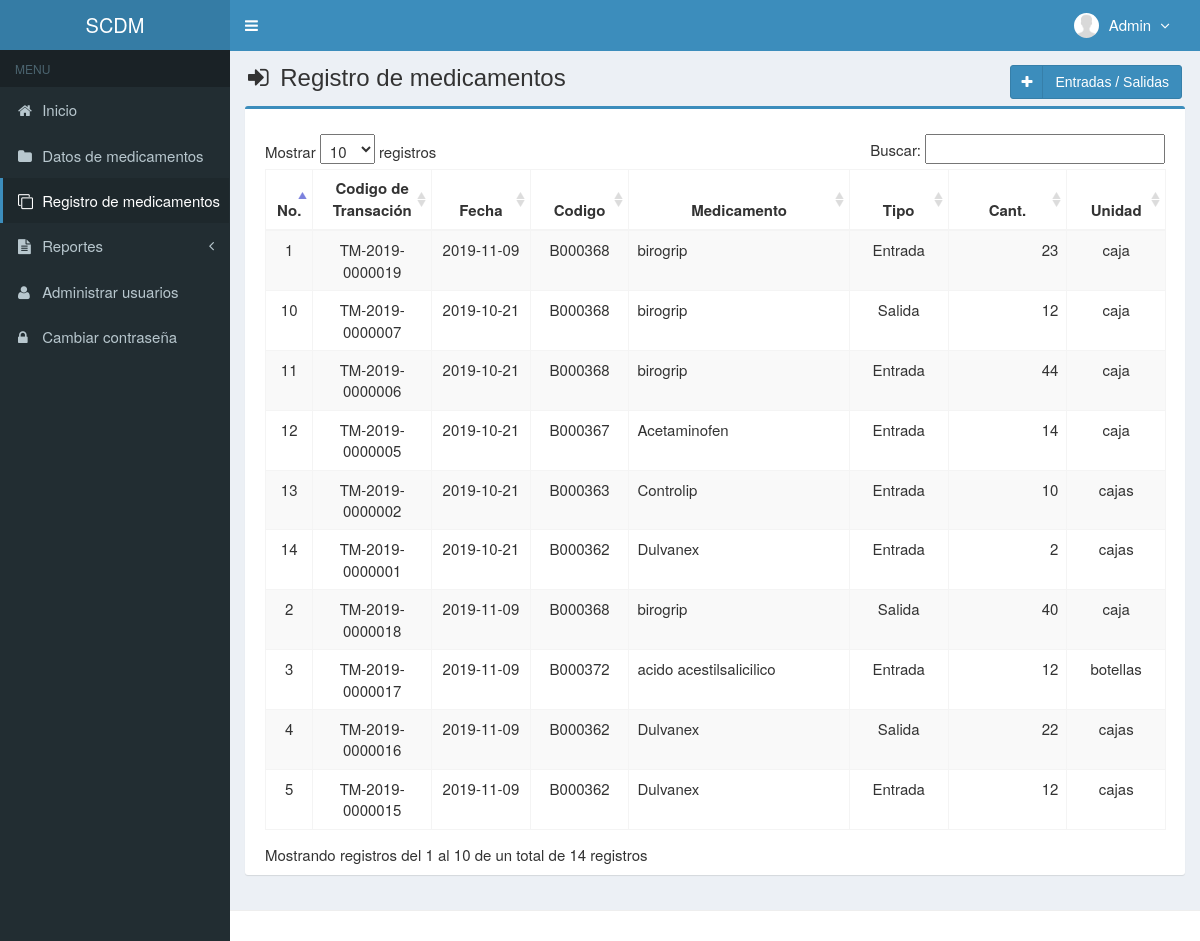
The app's page /main.php?module=transaccion (signed in) with its own data.
### tables this page shows
CREATE TABLE `usuarios` (
  `id_user` int(3) NOT NULL,
  `username` varchar(50) NOT NULL,
  `name_user` varchar(50) NOT NULL,
  `password` varchar(50) NOT NULL,
  `email` varchar(50) DEFAULT NULL,
  `telefono` varchar(13) DEFAULT NULL,
  `foto` varchar(100) DEFAULT NULL,
  `permisos_acceso` enum('Super Admin','Gerente','Almacen') NOT NULL,
  `status` enum('activo','bloqueado') NOT NULL DEFAULT 'activo',
  `created_at` timestamp NOT NULL DEFAULT current_timestamp(),
  `updated_at` timestamp NOT NULL DEFAULT current_timestamp() ON UPDATE current_timestamp()
);

CREATE TABLE `transaccion_medicamentos` (
  `codigo_transaccion` varchar(15) NOT NULL,
  `fecha` date NOT NULL,
  `codigo` varchar(7) NOT NULL,
  `numero` int(11) NOT NULL,
  `created_user` int(3) NOT NULL,
  `created_date` timestamp NOT NULL DEFAULT current_timestamp() ON UPDATE current_timestamp(),
  `tipo_transaccion` varchar(50) NOT NULL
);

CREATE TABLE `medicamentos` (
  `codigo` varchar(7) NOT NULL,
  `nombre` varchar(50) NOT NULL,
  `unidad` varchar(20) NOT NULL,
  `stock` int(11) NOT NULL,
  `created_user` int(3) NOT NULL,
  `created_date` timestamp NOT NULL DEFAULT current_timestamp(),
  `updated_user` int(3) NOT NULL,
  `updated_date` timestamp NOT NULL DEFAULT current_timestamp() ON UPDATE current_timestamp(),
  `id_est` int(150) NOT NULL
);

### modules/transaccion/view.php (the view, shortened to what this page needs)
<section class="content-header">
  <h1>
    <i class="fa fa-sign-in icon-title"></i> Registro de medicamentos
    <a class="btn btn-primary btn-social pull-right" href="?module=form_transaccion&form=add" title="Agregar" data-toggle="tooltip">
      <i class="fa fa-plus"></i> Entradas / Salidas
    </a>
  </h1>
</section>
<section class="content">
  <div class="row">
    <div class="col-md-12">
      <div class="box box-primary">
        <div class="box-body">
          <table id="dataTables1" class="table table-bordered table-striped table-hover">
            <thead>
              <tr>
                <th class="center">No.</th>
                <th class="center">Codigo de Transación</th>
                <th class="center">Fecha</th>
                <th class="center">Codigo</th>
                <th class="center">Medicamento</th>
				<th class="center">Tipo</th>
                <th class="center">Cant.</th>
                <th class="center">Unidad</th>
              </tr>
            </thead>
            <tbody>
            <?php
            $no = 1;
            $query = mysqli_query($mysqli, "SELECT a.tipo_transaccion, a.codigo_transaccion,a.fecha,a.codigo,a.numero,b.codigo,b.nombre,b.unidad
                                            FROM transaccion_medicamentos as a INNER JOIN medicamentos as b ON a.codigo=b.codigo ORDER BY codigo_transaccion DESC")
                                            or die('error '.mysqli_error($mysqli));
            while ($data = mysqli_fetch_assoc($query)) {
              $fecha         = $data['fecha'];
              echo "<tr>
                      <td width='30' class='center'>$no</td>
                      <td width='100' class='center'>$data[codigo_transaccion]</td>
                      <td width='80' class='center'>$fecha</td>
                      <td width='80' class='center'>$data[codigo]</td>
                      <td width='200'>$data[nombre]</td>
					  <td width='80' class='center'>$data[tipo_transaccion]</td>
                      <td width='100' align='right'>$data[numero]</td>
                      <td width='80' class='center'>$data[unidad]</td>
                    </tr>";
              $no++;
            }
            ?>
            </tbody>
          </table>
        </div>
      </div>
    </div>
  </div>
</section><!-- /.content

### top-menu.php (shortened to what this page needs)
<?php
require_once "config/database.php";
$query = mysqli_query($mysqli, "SELECT id_user, name_user, foto, permisos_acceso FROM usuarios WHERE id_user='$_SESSION[id_user]'")
                                or die('error: '.mysqli_error($mysqli));
$data = mysqli_fetch_assoc($query);
?>
<li class="dropdown user user-menu">
  <a href="#" class="dropdown-toggle" data-toggle="dropdown">
  <?php
  if ($data['foto']=="") { ?>
    <img src="images/user/user-default.png" class="user-image" alt="User Image"/>
  <?php
  }
  else { ?>
    <img src="images/user/<?php echo $data['foto']; ?>" class="user-image" alt="User Image"/>
  <?php
  }
  ?>
    <span class="hidden-xs"><?php echo $data['name_user']; ?> <i style="margin-left:5px" class="fa fa-angle-down"></i></span>
  </a>
</li>

### assets/css/style.css (style rules this page uses)
.btn-social *:first-child { border-right: 1px solid rgba(0, 0, 0, 0.1); bottom: 0; font-size: 1em !important; left: 0; line-height: 32px !important; position: absolute; text-align: center; top: 0; width: 32px !important; }
.content-header { padding: 15px 18px 0; position: relative; }
.center { text-align:center; }
.icon-title { margin-right: 5px; }
body { background-color: #fff; color: #333; font-size: 15px; line-height: 1.42857; }

### records on screen
usuarios: foto (placeholder picture), name_user "Admin"
transaccion_medicamentos: codigo_transaccion "TM-2019-0000019", fecha "2019-11-09", codigo.codigo "B000368", codigo.nombre "birogrip", tipo_transaccion "Entrada", numero "23", codigo.unidad "caja"
transaccion_medicamentos: codigo_transaccion "TM-2019-0000018", fecha "2019-11-09", codigo.codigo "B000368", codigo.nombre "birogrip", tipo_transaccion "Salida", numero "40", codigo.unidad "caja"
transaccion_medicamentos: codigo_transaccion "TM-2019-0000017", fecha "2019-11-09", codigo.codigo "B000372", codigo.nombre "acido acestilsalicilico", tipo_transaccion "Entrada", numero "12", codigo.unidad "botellas"
transaccion_medicamentos: codigo_transaccion "TM-2019-0000016", fecha "2019-11-09", codigo.codigo "B000362", codigo.nombre "Dulvanex", tipo_transaccion "Salida", numero "22", codigo.unidad "cajas"
transaccion_medicamentos: codigo_transaccion "TM-2019-0000015", fecha "2019-11-09", codigo.codigo "B000362", codigo.nombre "Dulvanex", tipo_transaccion "Entrada", numero "12", codigo.unidad "cajas"
transaccion_medicamentos: codigo_transaccion "TM-2019-0000007", fecha "2019-10-21", codigo.codigo "B000368", codigo.nombre "birogrip", tipo_transaccion "Salida", numero "12", codigo.unidad "caja"
transaccion_medicamentos: codigo_transaccion "TM-2019-0000006", fecha "2019-10-21", codigo.codigo "B000368", codigo.nombre "birogrip", tipo_transaccion "Entrada", numero "44", codigo.unidad "caja"
transaccion_medicamentos: codigo_transaccion "TM-2019-0000005", fecha "2019-10-21", codigo.codigo "B000367", codigo.nombre "Acetaminofen", tipo_transaccion "Entrada", numero "14", codigo.unidad "caja"
transaccion_medicamentos: codigo_transaccion "TM-2019-0000002", fecha "2019-10-21", codigo.codigo "B000363", codigo.nombre "Controlip", tipo_transaccion "Entrada", numero "10", codigo.unidad "cajas"
transaccion_medicamentos: codigo_transaccion "TM-2019-0000001", fecha "2019-10-21", codigo.codigo "B000362", codigo.nombre "Dulvanex", tipo_transaccion "Entrada", numero "2", codigo.unidad "cajas"
